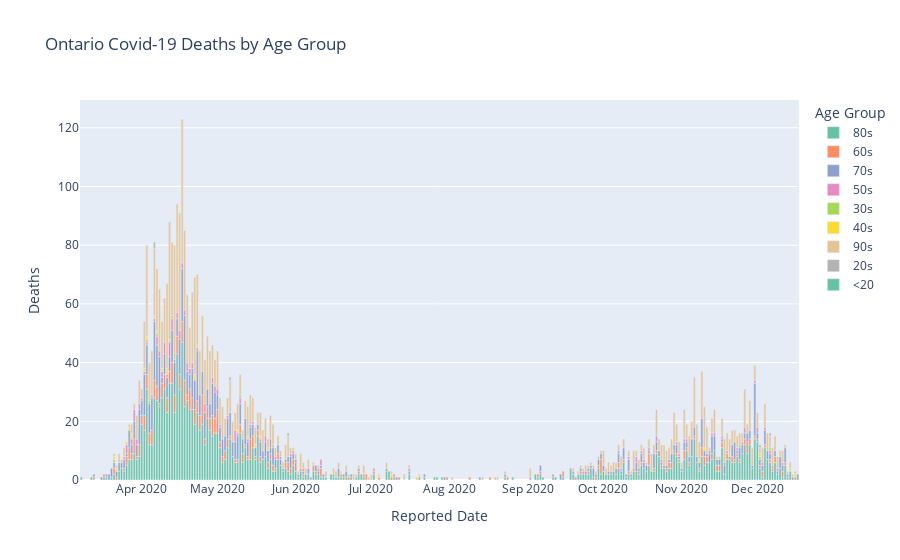

Notebook cell for this chart:
### Code cell
#hide_input

df_deathts = src_conpos[src_conpos['Outcome1'] == 'Fatal'].groupby(['Case_Reported_Date', 'Age_Group']).count()['Row_ID'] \
.reset_index().rename(columns={"Row_ID": "Cases"})

fig_deaths = px.bar(df_deathts,
                    y='Cases',
                    x='Case_Reported_Date',
                    color='Age_Group',
                    labels={"Case_Reported_Date" : "Reported Date", "Age_Group" : "Age Group", "Cases" : "Deaths"},
                    color_discrete_sequence=px.colors.qualitative.Set2,
                    title = "Ontario Covid-19 Deaths by Age Group"
)

fig_deaths.show()

### Figure 1 — Plotly figure (JSON) as saved in the notebook; plotly's stock layout.template omitted (floating-point values rounded to 4 significant figures; data arrays with more than 128 entries replaced by an {"elided": "..."} marker saying what was removed)
{"data": [{"alignmentgroup": "True", "hovertemplate": "Age Group=80s<br>Reported Date=%{x}<br>Deaths=%{y}<extra></extra>", "legendgroup": "80s", "marker": {"color": "rgb(102,194,165)"}, "name": "80s", "offsetgroup": "80s", "orientation": "v", "showlegend": true, "textposition": "auto", "type": "bar", "x": {"elided": "204 str values"}, "xaxis": "x", "y": {"elided": "204 int values"}, "yaxis": "y"}, {"alignmentgroup": "True", "hovertemplate": "Age Group=60s<br>Reported Date=%{x}<br>Deaths=%{y}<extra></extra>", "legendgroup": "60s", "marker": {"color": "rgb(252,141,98)"}, "name": "60s", "offsetgroup": "60s", "orientation": "v", "showlegend": true, "textposition": "auto", "type": "bar", "x": {"elided": "147 str values"}, "xaxis": "x", "y": {"elided": "147 int values"}, "yaxis": "y"}, {"alignmentgroup": "True", "hovertemplate": "Age Group=70s<br>Reported Date=%{x}<br>Deaths=%{y}<extra></extra>", "legendgroup": "70s", "marker": {"color": "rgb(141,160,203)"}, "name": "70s", "offsetgroup": "70s", "orientation": "v", "showlegend": true, "textposition": "auto", "type": "bar", "x": {"elided": "176 str values"}, "xaxis": "x", "y": {"elided": "176 int values"}, "yaxis": "y"}, {"alignmentgroup": "True", "hovertemplate": "Age Group=50s<br>Reported Date=%{x}<br>Deaths=%{y}<extra></extra>", "legendgroup": "50s", "marker": {"color": "rgb(231,138,195)"}, "name": "50s", "offsetgroup": "50s", "orientation": "v", "showlegend": true, "textposition": "auto", "type": "bar", "x": ["2020-03-18T00:00:00", "2020-03-25T00:00:00", "2020-03-26T00:00:00", "2020-03-28T00:00:00", "2020-03-29T00:00:00", "2020-03-30T00:00:00", "2020-03-31T00:00:00", "2020-04-01T00:00:00", "2020-04-02T00:00:00", "2020-04-03T00:00:00", "2020-04-05T00:00:00", "2020-04-06T00:00:00", "2020-04-07T00:00:00", "2020-04-08T00:00:00", "2020-04-09T00:00:00", "2020-04-10T00:00:00", "2020-04-11T00:00:00", "2020-04-12T00:00:00", "2020-04-13T00:00:00", "2020-04-14T00:00:00", "2020-04-15T00:00:00", "2020-04-16T00:00:00", "2020-04-17T00:00:00", "2020-04-18T00:00:00", "2020-04-19T00:00:00", "2020-04-20T00:00:00", "2020-04-21T00:00:00", "2020-04-23T00:00:00", "2020-04-26T00:00:00", "2020-04-29T00:00:00", "2020-04-30T00:00:00", "2020-05-01T00:00:00", "2020-05-02T00:00:00", "2020-05-05T00:00:00", "2020-05-08T00:00:00", "2020-05-09T00:00:00", "2020-05-10T00:00:00", "2020-05-13T00:00:00", "2020-05-14T00:00:00", "2020-05-15T00:00:00", "2020-05-18T00:00:00", "2020-05-20T00:00:00", "2020-05-22T00:00:00", "2020-05-24T00:00:00", "2020-05-26T00:00:00", "2020-05-30T00:00:00", "2020-05-31T00:00:00", "2020-06-04T00:00:00", "2020-06-07T00:00:00", "2020-06-10T00:00:00", "2020-06-11T00:00:00", "2020-07-02T00:00:00", "2020-07-16T00:00:00", "2020-09-02T00:00:00", "2020-10-07T00:00:00", "2020-10-08T00:00:00", "2020-10-11T00:00:00", "2020-10-14T00:00:00", "2020-10-16T00:00:00", "2020-10-17T00:00:00", "2020-10-19T00:00:00", "2020-10-22T00:00:00", "2020-10-24T00:00:00", "2020-10-30T00:00:00", "2020-10-31T00:00:00", "2020-11-02T00:00:00", "2020-11-03T00:00:00", "2020-11-12T00:00:00", "2020-11-13T00:00:00", "2020-11-14T00:00:00", "2020-11-17T00:00:00", "2020-11-18T00:00:00", "2020-11-19T00:00:00", "2020-11-23T00:00:00", "2020-11-25T00:00:00", "2020-11-26T00:00:00", "2020-11-30T00:00:00", "2020-12-01T00:00:00", "2020-12-03T00:00:00", "2020-12-04T00:00:00", "2020-12-06T00:00:00", "2020-12-07T00:00:00", "2020-12-09T00:00:00", "2020-12-11T00:00:00"], "xaxis": "x", "y": [1, 1, 3, 2, 4, 2, 2, 1, 1, 1, 1, 1, 3, 2, 2, 4, 1, 5, 4, 1, 2, 3, 2, 2, 3, 2, 2, 1, 3, 2, 2, 2, 1, 1, 4, 1, 2, 1, 1, 1, 1, 2, 3, 1, 1, 1, 1, 1, 1, 1, 2, 1, 1, 1, 1, 1, 1, 2, 1, 1, 1, 2, 1, 1, 1, 1, 1, 1, 1, 1, 1, 1, 1, 1, 1, 2, 1, 2, 1, 1, 1, 1, 1, 1], "yaxis": "y"}, {"alignmentgroup": "True", "hovertemplate": "Age Group=30s<br>Reported Date=%{x}<br>Deaths=%{y}<extra></extra>", "legendgroup": "30s", "marker": {"color": "rgb(166,216,84)"}, "name": "30s", "offsetgroup": "30s", "orientation": "v", "showlegend": true, "textposition": "auto", "type": "bar", "x": ["2020-03-21T00:00:00", "2020-04-03T00:00:00", "2020-04-04T00:00:00", "2020-04-07T00:00:00", "2020-04-13T00:00:00", "2020-05-10T00:00:00", "2020-05-23T00:00:00", "2020-11-24T00:00:00", "2020-12-02T00:00:00", "2020-12-06T00:00:00"], "xaxis": "x", "y": [1, 1, 1, 1, 1, 1, 1, 1, 1, 1], "yaxis": "y"}, {"alignmentgroup": "True", "hovertemplate": "Age Group=40s<br>Reported Date=%{x}<br>Deaths=%{y}<extra></extra>", "legendgroup": "40s", "marker": {"color": "rgb(255,217,47)"}, "name": "40s", "offsetgroup": "40s", "orientation": "v", "showlegend": true, "textposition": "auto", "type": "bar", "x": ["2020-03-21T00:00:00", "2020-03-22T00:00:00", "2020-03-26T00:00:00", "2020-03-27T00:00:00", "2020-03-28T00:00:00", "2020-04-02T00:00:00", "2020-04-03T00:00:00", "2020-04-06T00:00:00", "2020-04-07T00:00:00", "2020-04-09T00:00:00", "2020-04-11T00:00:00", "2020-04-12T00:00:00", "2020-04-22T00:00:00", "2020-04-23T00:00:00", "2020-05-09T00:00:00", "2020-05-13T00:00:00", "2020-05-16T00:00:00", "2020-05-18T00:00:00", "2020-05-21T00:00:00", "2020-06-19T00:00:00", "2020-07-04T00:00:00", "2020-07-09T00:00:00", "2020-07-19T00:00:00", "2020-07-20T00:00:00", "2020-11-08T00:00:00", "2020-11-10T00:00:00", "2020-11-20T00:00:00", "2020-12-02T00:00:00", "2020-12-14T00:00:00", "2020-12-16T00:00:00"], "xaxis": "x", "y": [1, 1, 1, 1, 2, 1, 1, 1, 1, 1, 2, 1, 2, 1, 1, 1, 1, 1, 1, 1, 1, 1, 1, 1, 1, 1, 1, 1, 1, 1], "yaxis": "y"}, {"alignmentgroup": "True", "hovertemplate": "Age Group=90s<br>Reported Date=%{x}<br>Deaths=%{y}<extra></extra>", "legendgroup": "90s", "marker": {"color": "rgb(229,196,148)"}, "name": "90s", "offsetgroup": "90s", "orientation": "v", "showlegend": true, "textposition": "auto", "type": "bar", "x": {"elided": "188 str values"}, "xaxis": "x", "y": {"elided": "188 int values"}, "yaxis": "y"}, {"alignmentgroup": "True", "hovertemplate": "Age Group=20s<br>Reported Date=%{x}<br>Deaths=%{y}<extra></extra>", "legendgroup": "20s", "marker": {"color": "rgb(179,179,179)"}, "name": "20s", "offsetgroup": "20s", "orientation": "v", "showlegend": true, "textposition": "auto", "type": "bar", "x": ["2020-04-06T00:00:00", "2020-05-06T00:00:00", "2020-05-29T00:00:00", "2020-12-02T00:00:00", "2020-12-06T00:00:00"], "xaxis": "x", "y": [2, 1, 1, 1, 1], "yaxis": "y"}, {"alignmentgroup": "True", "hovertemplate": "Age Group=<20<br>Reported Date=%{x}<br>Deaths=%{y}<extra></extra>", "legendgroup": "<20", "marker": {"color": "rgb(102,194,165)"}, "name": "<20", "offsetgroup": "<20", "orientation": "v", "showlegend": true, "textposition": "auto", "type": "bar", "x": ["2020-06-20T00:00:00"], "xaxis": "x", "y": [1], "yaxis": "y"}], "layout": {"barmode": "relative", "legend": {"title": {"text": "Age Group"}, "tracegroupgap": 0}, "title": {"text": "Ontario Covid-19 Deaths by Age Group"}, "xaxis": {"anchor": "y", "domain": [0, 1], "title": {"text": "Reported Date"}}, "yaxis": {"anchor": "x", "domain": [0, 1], "title": {"text": "Deaths"}}}}
